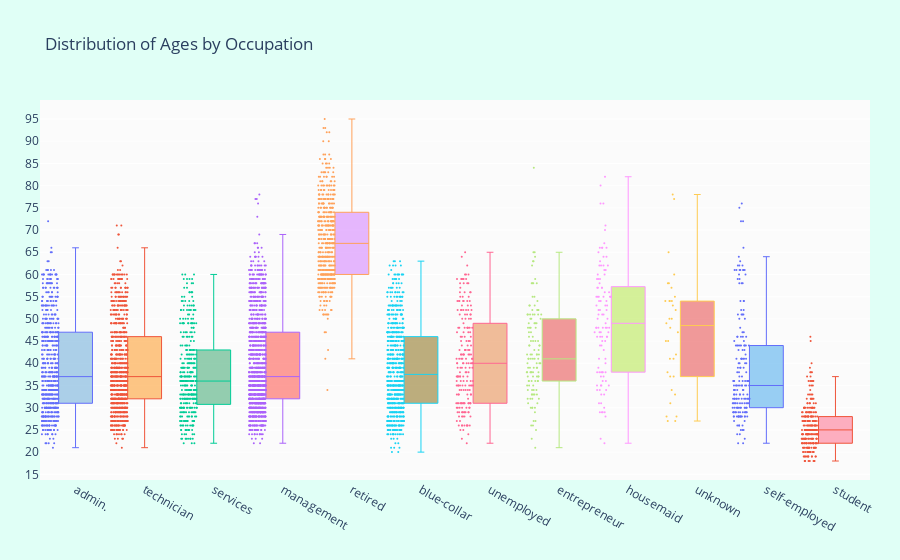

The notebook cell this image was saved under:
### Markdown cell above
### Distribution of Ages by Occupation

The following graph displays the distribution of ages per occupation. As expected, the retired are the ones who have the highest median age while student are the lowest.

### Code cell
# Now let's see which occupation tended to have more balance in their accounts

suscribed_df = df.loc[df["deposit"] == "yes"]

occupations = df["job"].unique().tolist()

ages_by_job = {job: suscribed_df["age"].loc[suscribed_df["job"] == job].values for job in occupations}

occupations = ages_by_job.keys()
ages = ages_by_job.values()

colors = [
    'rgba(93, 164, 214, 0.5)', 'rgba(255, 144, 14, 0.5)', 'rgba(44, 160, 101, 0.5)', 
    'rgba(255, 65, 54, 0.5)',  'rgba(207, 114, 255, 0.5)', 'rgba(127, 96, 0, 0.5)',
    'rgba(229, 126, 56, 0.5)', 'rgba(229, 56, 56, 0.5)', 'rgba(174, 229, 56, 0.5)', 
    'rgba(229, 56, 56, 0.5)', 'rgba(54, 162, 235, 0.5)', 'rgba(255, 99, 132, 0.5)'
]

traces = []

for xd, yd, cls in zip(occupations, ages, colors):
        traces.append(go.Box(
            y=yd,
            name=xd,
            boxpoints='all',
            jitter=0.5,
            whiskerwidth=0.2,
            fillcolor=cls,
            marker=dict(
                size=2,
            ),
            line=dict(width=1),
        ))

layout = go.Layout(
    title='Distribution of Ages by Occupation',
    yaxis=dict(autorange=True,showgrid=True,zeroline=True,dtick=5,gridcolor='rgb(255, 255, 255)',
        gridwidth=1,
        zerolinecolor='rgb(255, 255, 255)',
        zerolinewidth=2,
    ),
    margin=dict(l=40,r=30,b=80,t=100),
    plot_bgcolor='rgb(251,251,251)',
    paper_bgcolor='rgb(224,255,246)',
    showlegend=False
)


fig = go.Figure(data=traces, layout=layout)
iplot(fig)

# Based on Janio Martinez Bachmann's code

### Figure 1 — Plotly figure (JSON) as saved in the notebook; plotly's stock layout.template omitted (floating-point values rounded to 4 significant figures; data arrays with more than 128 entries replaced by an {"elided": "..."} marker saying what was removed)
{"data": [{"boxpoints": "all", "fillcolor": "rgba(93, 164, 214, 0.5)", "jitter": 0.5, "line": {"width": 1}, "marker": {"size": 2}, "name": "admin.", "type": "box", "whiskerwidth": 0.2, "y": {"elided": "631 int values"}}, {"boxpoints": "all", "fillcolor": "rgba(255, 144, 14, 0.5)", "jitter": 0.5, "line": {"width": 1}, "marker": {"size": 2}, "name": "technician", "type": "box", "whiskerwidth": 0.2, "y": {"elided": "840 int values"}}, {"boxpoints": "all", "fillcolor": "rgba(44, 160, 101, 0.5)", "jitter": 0.5, "line": {"width": 1}, "marker": {"size": 2}, "name": "services", "type": "box", "whiskerwidth": 0.2, "y": {"elided": "369 int values"}}, {"boxpoints": "all", "fillcolor": "rgba(255, 65, 54, 0.5)", "jitter": 0.5, "line": {"width": 1}, "marker": {"size": 2}, "name": "management", "type": "box", "whiskerwidth": 0.2, "y": {"elided": "1301 int values"}}, {"boxpoints": "all", "fillcolor": "rgba(207, 114, 255, 0.5)", "jitter": 0.5, "line": {"width": 1}, "marker": {"size": 2}, "name": "retired", "type": "box", "whiskerwidth": 0.2, "y": {"elided": "516 int values"}}, {"boxpoints": "all", "fillcolor": "rgba(127, 96, 0, 0.5)", "jitter": 0.5, "line": {"width": 1}, "marker": {"size": 2}, "name": "blue-collar", "type": "box", "whiskerwidth": 0.2, "y": {"elided": "708 int values"}}, {"boxpoints": "all", "fillcolor": "rgba(229, 126, 56, 0.5)", "jitter": 0.5, "line": {"width": 1}, "marker": {"size": 2}, "name": "unemployed", "type": "box", "whiskerwidth": 0.2, "y": {"elided": "202 int values"}}, {"boxpoints": "all", "fillcolor": "rgba(229, 56, 56, 0.5)", "jitter": 0.5, "line": {"width": 1}, "marker": {"size": 2}, "name": "entrepreneur", "type": "box", "whiskerwidth": 0.2, "y": [23, 45, 30, 51, 53, 43, 47, 58, 42, 42, 36, 41, 40, 36, 33, 52, 33, 45, 35, 34, 30, 51, 46, 27, 40, 43, 35, 50, 38, 41, 38, 49, 50, 42, 48, 44, 46, 51, 27, 31, 45, 37, 39, 51, 30, 45, 38, 52, 41, 33, 30, 26, 26, 48, 34, 47, 51, 32, 36, 54, 52, 32, 51, 49, 35, 34, 34, 58, 39, 39, 37, 38, 37, 55, 38, 36, 52, 37, 42, 41, 44, 55, 39, 25, 53, 84, 51, 64, 53, 33, 65, 32, 63, 21, 38, 65, 33, 40, 40, 63, 44, 38, 49, 36, 42, 36, 32, 48, 41, 58, 59, 31, 49, 42, 39, 29, 50, 41, 62, 44, 37, 58, 48]}, {"boxpoints": "all", "fillcolor": "rgba(174, 229, 56, 0.5)", "jitter": 0.5, "line": {"width": 1}, "marker": {"size": 2}, "name": "housemaid", "type": "box", "whiskerwidth": 0.2, "y": [52, 53, 56, 41, 57, 47, 55, 35, 52, 46, 55, 39, 48, 53, 46, 44, 59, 55, 51, 59, 57, 34, 33, 34, 59, 48, 62, 65, 33, 41, 62, 76, 51, 23, 38, 47, 43, 35, 36, 38, 35, 58, 49, 70, 34, 45, 48, 63, 50, 52, 66, 76, 53, 38, 57, 71, 46, 66, 38, 64, 29, 80, 48, 38, 56, 55, 29, 46, 48, 66, 55, 82, 48, 48, 29, 67, 61, 61, 31, 47, 66, 45, 54, 55, 55, 60, 28, 62, 47, 31, 50, 40, 54, 54, 46, 29, 64, 30, 62, 36, 37, 60, 57, 37, 51, 44, 22, 35, 38]}, {"boxpoints": "all", "fillcolor": "rgba(229, 56, 56, 0.5)", "jitter": 0.5, "line": {"width": 1}, "marker": {"size": 2}, "name": "unknown", "type": "box", "whiskerwidth": 0.2, "y": [49, 52, 60, 31, 34, 28, 37, 58, 50, 45, 41, 47, 65, 38, 54, 41, 53, 54, 42, 54, 27, 77, 54, 50, 55, 48, 28, 27, 45, 58, 33, 37, 78, 57]}, {"boxpoints": "all", "fillcolor": "rgba(54, 162, 235, 0.5)", "jitter": 0.5, "line": {"width": 1}, "marker": {"size": 2}, "name": "self-employed", "type": "box", "whiskerwidth": 0.2, "y": {"elided": "187 int values"}}, {"boxpoints": "all", "fillcolor": "rgba(255, 99, 132, 0.5)", "jitter": 0.5, "line": {"width": 1}, "marker": {"size": 2}, "name": "student", "type": "box", "whiskerwidth": 0.2, "y": {"elided": "269 int values"}}], "layout": {"margin": {"b": 80, "l": 40, "r": 30, "t": 100}, "paper_bgcolor": "rgb(224,255,246)", "plot_bgcolor": "rgb(251,251,251)", "showlegend": false, "title": {"text": "Distribution of Ages by Occupation"}, "yaxis": {"autorange": true, "dtick": 5, "gridcolor": "rgb(255, 255, 255)", "gridwidth": 1, "showgrid": true, "zeroline": true, "zerolinecolor": "rgb(255, 255, 255)", "zerolinewidth": 2}}}
